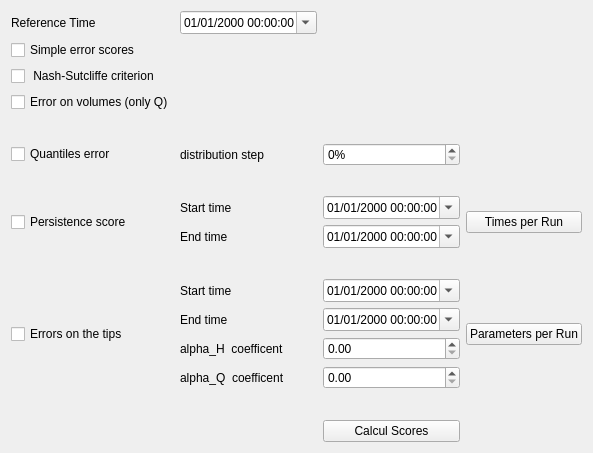
<?xml version="1.0" encoding="UTF-8"?>
<ui version="4.0">
 <class>Form</class>
 <widget class="QWidget" name="Form">
  <property name="geometry">
   <rect>
    <x>0</x>
    <y>0</y>
    <width>546</width>
    <height>453</height>
   </rect>
  </property>
  <property name="windowTitle">
   <string>Form</string>
  </property>
  <layout class="QGridLayout" name="gridLayout_2">
   <item row="0" column="0">
    <layout class="QGridLayout" name="gridLayout">
     <item row="8" column="0">
      <spacer name="verticalSpacer_2">
       <property name="orientation">
        <enum>Qt::Vertical</enum>
       </property>
       <property name="sizeHint" stdset="0">
        <size>
         <width>20</width>
         <height>40</height>
        </size>
       </property>
      </spacer>
     </item>
     <item row="4" column="0">
      <spacer name="verticalSpacer_4">
       <property name="orientation">
        <enum>Qt::Vertical</enum>
       </property>
       <property name="sizeHint" stdset="0">
        <size>
         <width>20</width>
         <height>40</height>
        </size>
       </property>
      </spacer>
     </item>
     <item row="6" column="0">
      <spacer name="verticalSpacer_3">
       <property name="orientation">
        <enum>Qt::Vertical</enum>
       </property>
       <property name="sizeHint" stdset="0">
        <size>
         <width>20</width>
         <height>40</height>
        </size>
       </property>
      </spacer>
     </item>
     <item row="7" column="1">
      <layout class="QVBoxLayout" name="verticalLayout_2">
       <item>
        <widget class="QLabel" name="label">
         <property name="text">
          <string>Start time</string>
         </property>
        </widget>
       </item>
       <item>
        <widget class="QLabel" name="label_2">
         <property name="text">
          <string>End time</string>
         </property>
        </widget>
       </item>
      </layout>
     </item>
     <item row="7" column="0">
      <widget class="QCheckBox" name="ch_persistence">
       <property name="text">
        <string>Persistence score</string>
       </property>
      </widget>
     </item>
     <item row="7" column="2">
      <layout class="QVBoxLayout" name="verticalLayout">
       <item>
        <widget class="QDateTimeEdit" name="start_time_persistence">
         <property name="minimumDateTime">
          <datetime>
           <hour>0</hour>
           <minute>0</minute>
           <second>0</second>
           <year>1800</year>
           <month>1</month>
           <day>1</day>
          </datetime>
         </property>
         <property name="displayFormat">
          <string>dd/MM/yyyy HH:mm:ss</string>
         </property>
         <property name="calendarPopup">
          <bool>true</bool>
         </property>
        </widget>
       </item>
       <item>
        <widget class="QDateTimeEdit" name="last_time_persistence">
         <property name="minimumDateTime">
          <datetime>
           <hour>0</hour>
           <minute>0</minute>
           <second>0</second>
           <year>1800</year>
           <month>1</month>
           <day>1</day>
          </datetime>
         </property>
         <property name="displayFormat">
          <string>dd/MM/yyyy HH:mm:ss</string>
         </property>
         <property name="calendarPopup">
          <bool>true</bool>
         </property>
        </widget>
       </item>
      </layout>
     </item>
     <item row="10" column="1">
      <layout class="QVBoxLayout" name="verticalLayout_4">
       <item>
        <widget class="QLabel" name="label_4">
         <property name="text">
          <string>Start time</string>
         </property>
        </widget>
       </item>
       <item>
        <widget class="QLabel" name="label_5">
         <property name="text">
          <string>End time</string>
         </property>
        </widget>
       </item>
       <item>
        <widget class="QLabel" name="label_6">
         <property name="text">
          <string>alpha_H  coefficent</string>
         </property>
        </widget>
       </item>
       <item>
        <widget class="QLabel" name="label_7">
         <property name="text">
          <string>alpha_Q  coefficent</string>
         </property>
        </widget>
       </item>
      </layout>
     </item>
     <item row="10" column="2">
      <layout class="QVBoxLayout" name="verticalLayout_3">
       <item>
        <widget class="QDateTimeEdit" name="start_time_point">
         <property name="minimumDateTime">
          <datetime>
           <hour>0</hour>
           <minute>0</minute>
           <second>0</second>
           <year>1800</year>
           <month>1</month>
           <day>1</day>
          </datetime>
         </property>
         <property name="displayFormat">
          <string>dd/MM/yyyy HH:mm:ss</string>
         </property>
         <property name="calendarPopup">
          <bool>true</bool>
         </property>
        </widget>
       </item>
       <item>
        <widget class="QDateTimeEdit" name="last_time_point">
         <property name="minimumDateTime">
          <datetime>
           <hour>0</hour>
           <minute>0</minute>
           <second>0</second>
           <year>1800</year>
           <month>1</month>
           <day>1</day>
          </datetime>
         </property>
         <property name="displayFormat">
          <string>dd/MM/yyyy HH:mm:ss</string>
         </property>
         <property name="calendarPopup">
          <bool>true</bool>
         </property>
        </widget>
       </item>
       <item>
        <widget class="QDoubleSpinBox" name="alpha_H">
         <property name="minimum">
          <double>0.000000000000000</double>
         </property>
        </widget>
       </item>
       <item>
        <widget class="QDoubleSpinBox" name="alpha_Q">
         <property name="minimum">
          <double>0.000000000000000</double>
         </property>
        </widget>
       </item>
      </layout>
     </item>
     <item row="10" column="0">
      <widget class="QCheckBox" name="ch_pointe_err">
       <property name="text">
        <string>Errors on the tips</string>
       </property>
      </widget>
     </item>
     <item row="12" column="2">
      <spacer name="verticalSpacer">
       <property name="orientation">
        <enum>Qt::Vertical</enum>
       </property>
       <property name="sizeHint" stdset="0">
        <size>
         <width>20</width>
         <height>40</height>
        </size>
       </property>
      </spacer>
     </item>
     <item row="13" column="2">
      <widget class="QPushButton" name="bt_calcul_scores">
       <property name="text">
        <string>Calcul Scores</string>
       </property>
      </widget>
     </item>
     <item row="2" column="0">
      <widget class="QCheckBox" name="ch_ns_err">
       <property name="text">
        <string> Nash-Sutcliffe criterion</string>
       </property>
      </widget>
     </item>
     <item row="5" column="2">
      <widget class="QDoubleSpinBox" name="dsp_dist_quantil">
       <property name="suffix">
        <string>%</string>
       </property>
       <property name="decimals">
        <number>0</number>
       </property>
       <property name="minimum">
        <double>0.000000000000000</double>
       </property>
       <property name="maximum">
        <double>100.000000000000000</double>
       </property>
       <property name="singleStep">
        <double>5.000000000000000</double>
       </property>
      </widget>
     </item>
     <item row="5" column="1">
      <widget class="QLabel" name="label_3">
       <property name="text">
        <string>distribution step</string>
       </property>
      </widget>
     </item>
     <item row="3" column="0">
      <widget class="QCheckBox" name="ch_vol_err">
       <property name="text">
        <string>Error on volumes (only Q)</string>
       </property>
      </widget>
     </item>
     <item row="1" column="0">
      <widget class="QCheckBox" name="ch_simple_err">
       <property name="text">
        <string>Simple error scores </string>
       </property>
      </widget>
     </item>
     <item row="5" column="0">
      <widget class="QCheckBox" name="ch_quantil_err">
       <property name="text">
        <string>Quantiles error </string>
       </property>
      </widget>
     </item>
     <item row="0" column="1">
      <widget class="QDateTimeEdit" name="ref_time">
       <property name="maximumDateTime">
        <datetime>
         <hour>23</hour>
         <minute>59</minute>
         <second>59</second>
         <year>9999</year>
         <month>1</month>
         <day>1</day>
        </datetime>
       </property>
       <property name="minimumDateTime">
        <datetime>
         <hour>0</hour>
         <minute>0</minute>
         <second>0</second>
         <year>1800</year>
         <month>1</month>
         <day>1</day>
        </datetime>
       </property>
       <property name="displayFormat">
        <string>dd/MM/yyyy HH:mm:ss</string>
       </property>
       <property name="calendarPopup">
        <bool>true</bool>
       </property>
      </widget>
     </item>
     <item row="0" column="0">
      <widget class="QLabel" name="label_ref_time">
       <property name="text">
        <string>Reference Time</string>
       </property>
      </widget>
     </item>
     <item row="7" column="3">
      <widget class="QPushButton" name="bt_time_per_run">
       <property name="text">
        <string>Times per Run</string>
       </property>
      </widget>
     </item>
     <item row="10" column="3">
      <widget class="QPushButton" name="bt_param_per_run">
       <property name="text">
        <string>Parameters per Run</string>
       </property>
      </widget>
     </item>
    </layout>
   </item>
  </layout>
 </widget>
 <resources/>
 <connections/>
</ui>
